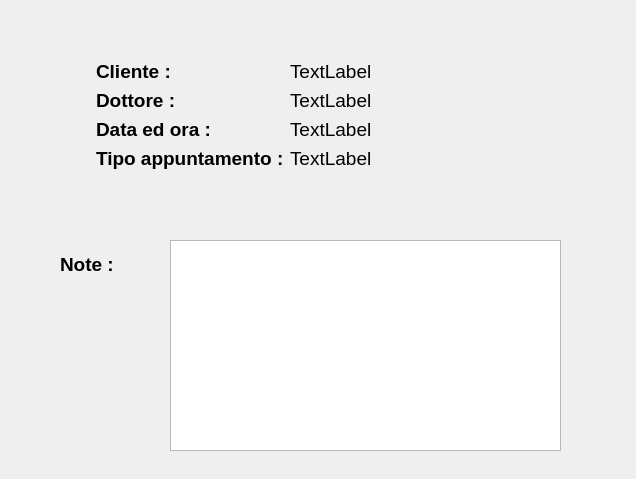
<?xml version="1.0" encoding="UTF-8"?>
<ui version="4.0">
 <class>Form</class>
 <widget class="QWidget" name="Form">
  <property name="geometry">
   <rect>
    <x>0</x>
    <y>0</y>
    <width>636</width>
    <height>479</height>
   </rect>
  </property>
  <property name="windowTitle">
   <string>Prenotazione</string>
  </property>
  <widget class="QLabel" name="label">
   <property name="geometry">
    <rect>
     <x>60</x>
     <y>105</y>
     <width>201</width>
     <height>31</height>
    </rect>
   </property>
   <property name="text">
    <string/>
   </property>
  </widget>
  <widget class="QWidget" name="formLayoutWidget">
   <property name="geometry">
    <rect>
     <x>40</x>
     <y>60</y>
     <width>511</width>
     <height>151</height>
    </rect>
   </property>
   <layout class="QFormLayout" name="formLayout">
    <property name="leftMargin">
     <number>56</number>
    </property>
    <property name="bottomMargin">
     <number>0</number>
    </property>
    <item row="0" column="0">
     <widget class="QLabel" name="label_2">
      <property name="font">
       <font>
        <pointsize>14</pointsize>
        <weight>75</weight>
        <bold>true</bold>
       </font>
      </property>
      <property name="text">
       <string>Cliente :</string>
      </property>
     </widget>
    </item>
    <item row="0" column="1">
     <widget class="QLabel" name="label_3">
      <property name="font">
       <font>
        <pointsize>14</pointsize>
       </font>
      </property>
      <property name="text">
       <string>TextLabel</string>
      </property>
     </widget>
    </item>
    <item row="1" column="0">
     <widget class="QLabel" name="label_4">
      <property name="font">
       <font>
        <pointsize>14</pointsize>
        <weight>75</weight>
        <bold>true</bold>
       </font>
      </property>
      <property name="text">
       <string>Dottore :</string>
      </property>
     </widget>
    </item>
    <item row="1" column="1">
     <widget class="QLabel" name="label_5">
      <property name="font">
       <font>
        <pointsize>14</pointsize>
       </font>
      </property>
      <property name="text">
       <string>TextLabel</string>
      </property>
     </widget>
    </item>
    <item row="2" column="0">
     <widget class="QLabel" name="label_6">
      <property name="font">
       <font>
        <pointsize>14</pointsize>
        <weight>75</weight>
        <bold>true</bold>
       </font>
      </property>
      <property name="text">
       <string>Data ed ora :</string>
      </property>
     </widget>
    </item>
    <item row="2" column="1">
     <widget class="QLabel" name="label_9">
      <property name="font">
       <font>
        <pointsize>14</pointsize>
       </font>
      </property>
      <property name="text">
       <string>TextLabel</string>
      </property>
     </widget>
    </item>
    <item row="3" column="0">
     <widget class="QLabel" name="label_7">
      <property name="font">
       <font>
        <pointsize>14</pointsize>
        <weight>75</weight>
        <bold>true</bold>
       </font>
      </property>
      <property name="text">
       <string>Tipo appuntamento :</string>
      </property>
     </widget>
    </item>
    <item row="3" column="1">
     <widget class="QLabel" name="label_10">
      <property name="font">
       <font>
        <pointsize>14</pointsize>
       </font>
      </property>
      <property name="text">
       <string>TextLabel</string>
      </property>
     </widget>
    </item>
   </layout>
  </widget>
  <widget class="QTextEdit" name="textEdit">
   <property name="geometry">
    <rect>
     <x>170</x>
     <y>240</y>
     <width>391</width>
     <height>211</height>
    </rect>
   </property>
  </widget>
  <widget class="QLabel" name="label_8">
   <property name="geometry">
    <rect>
     <x>60</x>
     <y>250</y>
     <width>71</width>
     <height>28</height>
    </rect>
   </property>
   <property name="font">
    <font>
     <pointsize>14</pointsize>
     <weight>75</weight>
     <bold>true</bold>
    </font>
   </property>
   <property name="text">
    <string>Note :</string>
   </property>
  </widget>
 </widget>
 <resources/>
 <connections/>
</ui>
